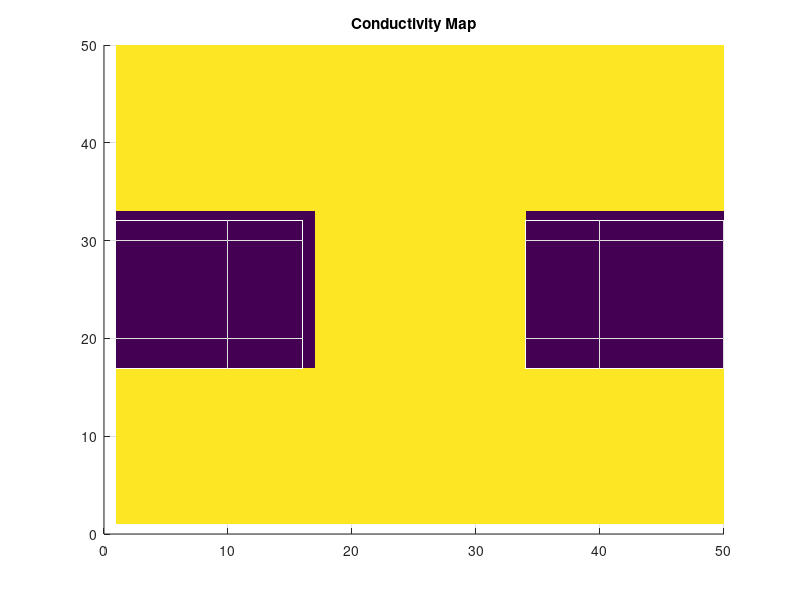
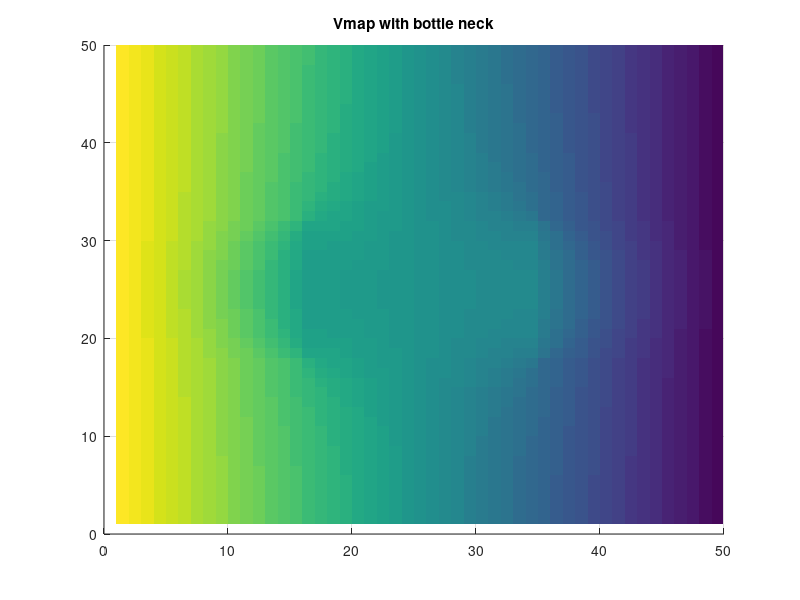
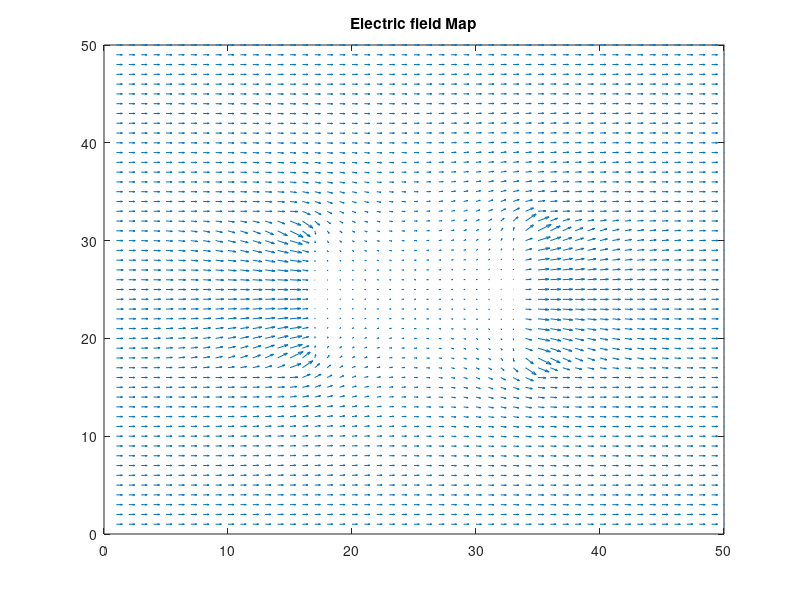
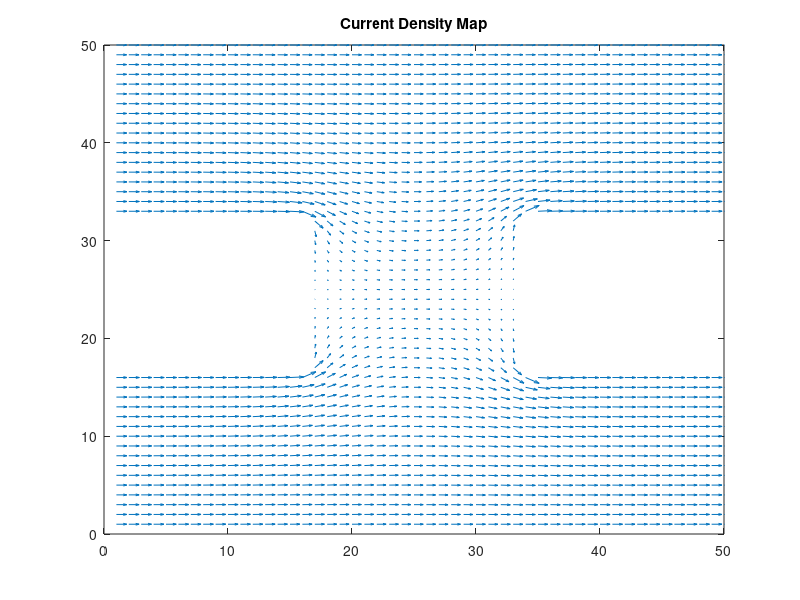

These charts were generated, in order, by the following MATLAB code:
clearvars
clearvars -GLOBAL
close all
set(0,'DefaultFigureWindowStyle', 'docked')

global C
global CuCond NoCond
global nx ny

C.q_0 = 1.60217653e-19;             % electron charge
C.hb = 1.054571596e-34;             % Dirac constant
C.h = C.hb * 2 * pi;                    % Planck constant
C.m_0 = 9.10938215e-31;             % electron mass
C.kb = 1.3806504e-23;               % Boltzmann constant
C.eps_0 = 8.854187817e-12;          % vacuum permittivity
C.mu_0 = 1.2566370614e-6;           % vacuum permeability
C.c = 299792458;                    % speed of light
C.g = 9.80665;                      % metres (32.1740 ft) per s²

nx = 50;
ny = 50;

Lb = floor(nx/3);
Wb = floor(ny/3);


CuCond = 100;
NoCond = 10e-9;

%Conductivity map

cMap = zeros(nx,ny);

for i = 1:nx
    for j = 1: ny
        cMap(i,j) = CuCond;
    end
end

for i = 1:nx
    for j = 1:ny
        if (i>=1 && i<=Wb && j>Lb && j<=(2*Lb))
            cMap(i,j) = NoCond;
        end
        
        if (i<=ny && i>=(ny-Wb) && j>Lb && j<=(2*Lb))
            cMap(i,j) = NoCond;
        end
    end
end 

G = sparse(nx*ny, nx*ny);
F = zeros(1, nx*ny);

% V using Finite Difference Method
for i = 1:nx
    for j = 1:ny
        n = j + (i - 1) * ny;
        
        if i == 1
            G(n,:) = 0;
            G(n,n) = 1;
             F(n) = 1;
            
        elseif i == nx
             G(n,:) = 0;
             G(n,n) = 1;
        
        elseif j == 1
            nxm = j + (i-2) * ny;
            nxp = j + (i) * ny;
            nyp = (j+1) + (i-1) * ny;
            
            rxm = (cMap(i,j) + cMap(i-1,j))/2.0;
            rxp = (cMap(i,j) + cMap(i+1,j))/2.0;
            ryp = (cMap(i,j) + cMap(i,j+1))/2.0;
            
            G(n,n) = -(rxm + rxp + ryp); 
            G(n,nxm) = rxm;
            G(n,nxp) = rxp;
            G(n, nyp) = ryp;
              
        elseif j == ny
            nxm = j + (i-2) * ny;
            nxp = j + (i) * ny;
            nym = (j-1) + (i-1) * ny;
            
            rxm = (cMap(i,j) + cMap(i-1,j))/2.0;
            rxp = (cMap(i,j) + cMap(i+1,j))/2.0;
            rym = (cMap(i,j) + cMap(i,j-1))/2.0;
            
            G(n,n) = -(rxm + rxp + rym);
            G(n,nxm) = rxm;
            G(n,nxp) = rxp;
            G(n, nym) = rym;
      
        else
            nxm = j + (i-2) * ny;
            nxp = j + (i) * ny;
            nym = (j-1) + (i-1) * ny;
            nyp = (j+1) + (i-1) * ny;
            
            rxm = (cMap(i,j) + cMap(i-1,j))/2.0;
            rxp = (cMap(i,j) + cMap(i+1,j))/2.0;
            rym = (cMap(i,j) + cMap(i,j-1))/2.0;
            ryp = (cMap(i,j) + cMap(i,j+1))/2.0;
            
            G(n,n) = -(rxm + rxp + rym + ryp);
            G(n,nxm) = rxm;
            G(n,nxp) = rxp;
            G(n, nym) = rym;
            G(n, nyp) = ryp;
        end
    end
end
V = G\F';

for i = 1:nx
    for j = 1:ny
        n = j + (i-1) * ny;
        VG(i,j) = V(n);
    end   
end

% V using the Analytical Series Method

N =101;

a = ny;
b = nx/2;
VpSig = zeros(nx,ny);

for i = 1:nx
    for j = 1:ny
        if i == 1
            Ex(i, j) = (VG(i + 1, j) - VG(i, j));
        elseif i == nx
            Ex(i, j) = (VG(i, j) - VG(i - 1, j));
        else
            Ex(i, j) = (VG(i + 1, j) - VG(i - 1, j)) * 0.5;
        end
        if j == 1
            Ey(i, j) = (VG(i, j + 1) - VG(i, j));
        elseif j == ny
            Ey(i, j) = (VG(i, j) - VG(i, j - 1));
        else
            Ey(i, j) = (VG(i, j + 1) - VG(i, j - 1)) * 0.5;
        end
    end
end

Ex = -Ex;
Ey = -Ey;

Jx = cMap .* Ex;
Jy = cMap .* Ey;

figure

H = surf(cMap');
title('Conductivity Map')
set(H, 'linestyle', 'none');
view(0, 90)

figure 
H = surf(VG');
title('Vmap with bottle neck')
set(H, 'linestyle', 'none');

view(0, 90)

figure 
quiver(Ex', Ey');
title('Electric field Map')
axis([0 nx 0 ny]);

figure
quiver(Jx', Jy');
title('Current Density Map')
axis([0 nx 0 ny]);

C0 = sum(Jx(1, :));
Cnx = sum(Jx(nx, :));
Curr = (C0 + Cnx) * 0.5;
